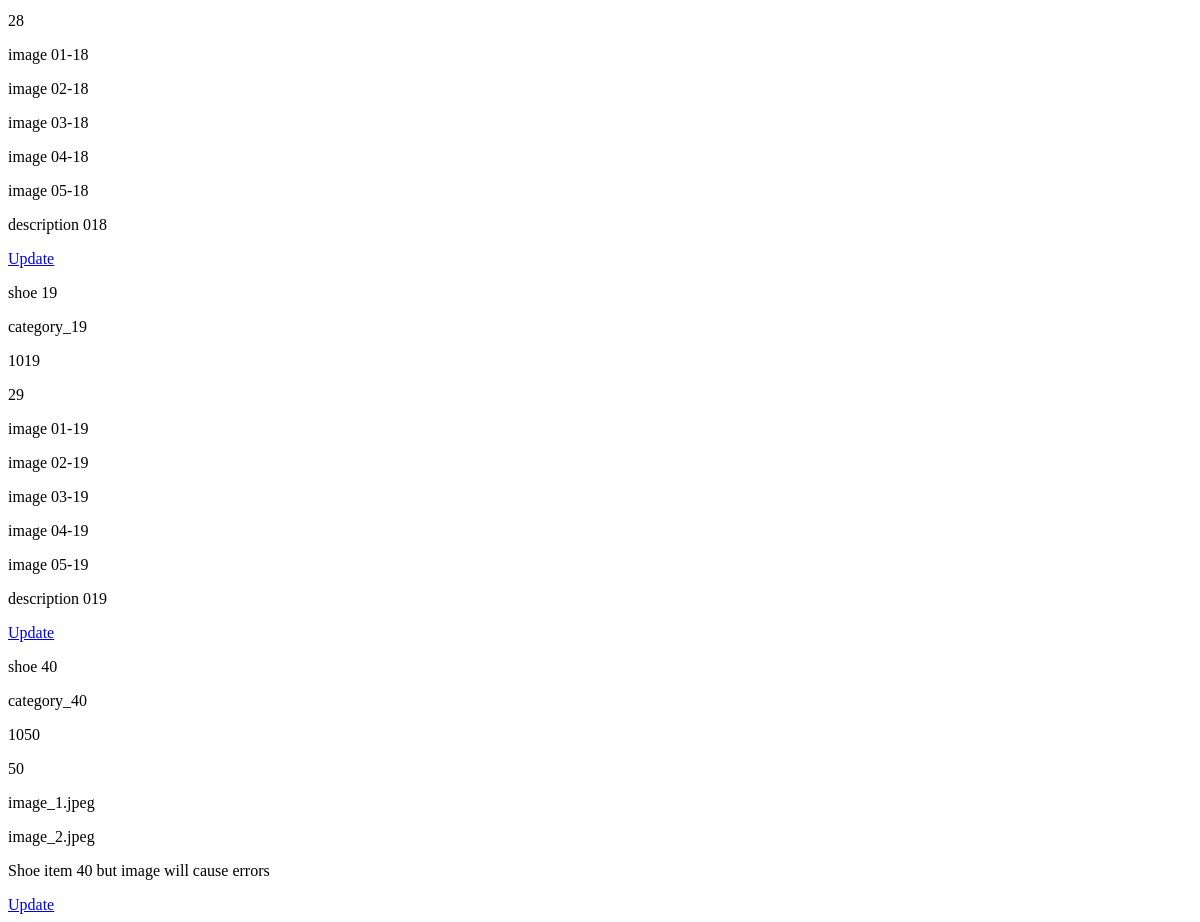
Before: / (lower part) with the older database file.
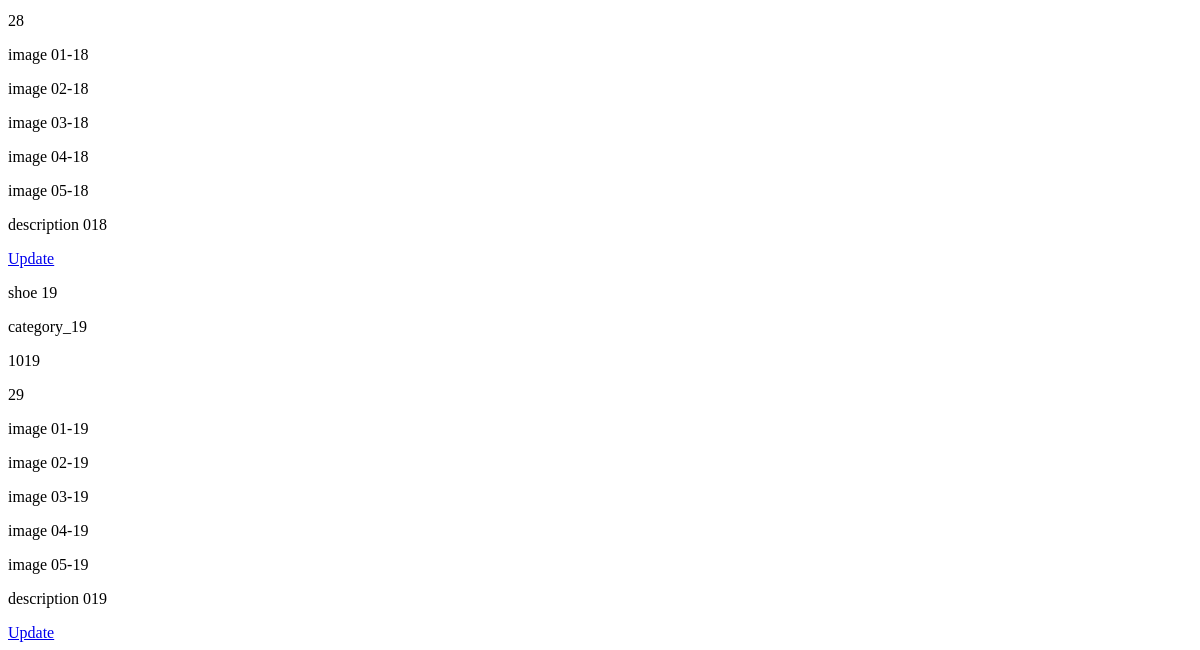
After: the same page with the newer database file.
### tables this page shows
CREATE TABLE products (
    product_id INTEGER PRIMARY KEY AUTOINCREMENT,
    product_name TIMESTAMP NOT NULL DEFAULT CURRENT_TIMESTAMP,
    product_category TEXT NOT NULL,
    product_price INTEGER NOT NULL,
    product_quantity INTEGER NOT NULL,
    product_image_01 BLOB NOT NULL,
    product_image_02 BLOB NOT NULL,
    product_image_03 BLOB,
    product_image_04 BLOB,
    product_image_05 BLOB,
    product_description VARCHAR NOT NULL
);

### app.py (the view)
@app.route('/')
def index():
    connection = get_db_connection()
    shoes = connection.execute('SELECT * FROM products').fetchall()
    connection.close()
    return render_template('index.html', shoes=shoes)

### app.py (called while the page is built)
def get_db_connection():
    connection = sqlite3.connect('database.db')
    connection.row_factory = sqlite3.Row    # ensures rows are returned as python dict
    return connection

### templates/index.html (shortened to what this page needs)
{% extends 'base.html' %}
{% block content %}
    {% for shoe in shoes %}
        <div class='shoe'>
            <p>{{ shoe['product_name'] }}</p>
            <p>{{ shoe['product_category'] }}</p>
            <p>{{ shoe['product_price'] }}</p>
            <p>{{ shoe['product_quantity'] }}</p>
            <p>{{ shoe['product_image_01'] }}</p>
            <p>{{ shoe['product_image_02'] }}</p>
            <p>{{ shoe['product_image_03'] }}</p>
            <p>{{ shoe['product_image_04'] }}</p>
            <p>{{ shoe['product_image_05'] }}</p>
            <p>{{ shoe['product_description'] }}</p>
            <a href="{{ url_for('update', id=shoe['product_id']) }}">Update</a>
        </div>
    {% endfor %}
{% endblock %}

### templates/base.html (shortened to what this page needs)
<!DOCTYPE html>
<html lang="en">
<head>
</head>
<body>
    <div class="content">
        {% block content %} {% endblock %}
    </div>
</body>
</html>

Changed rows visible on the page:
removed products: product_name "shoe 40", product_category "category_40", product_price "1050", product_quantity "50", product_image_01 "image_1.jpeg", product_image_02 "image_2.jpeg", product_description "Shoe item 40 but image will cause errors"
